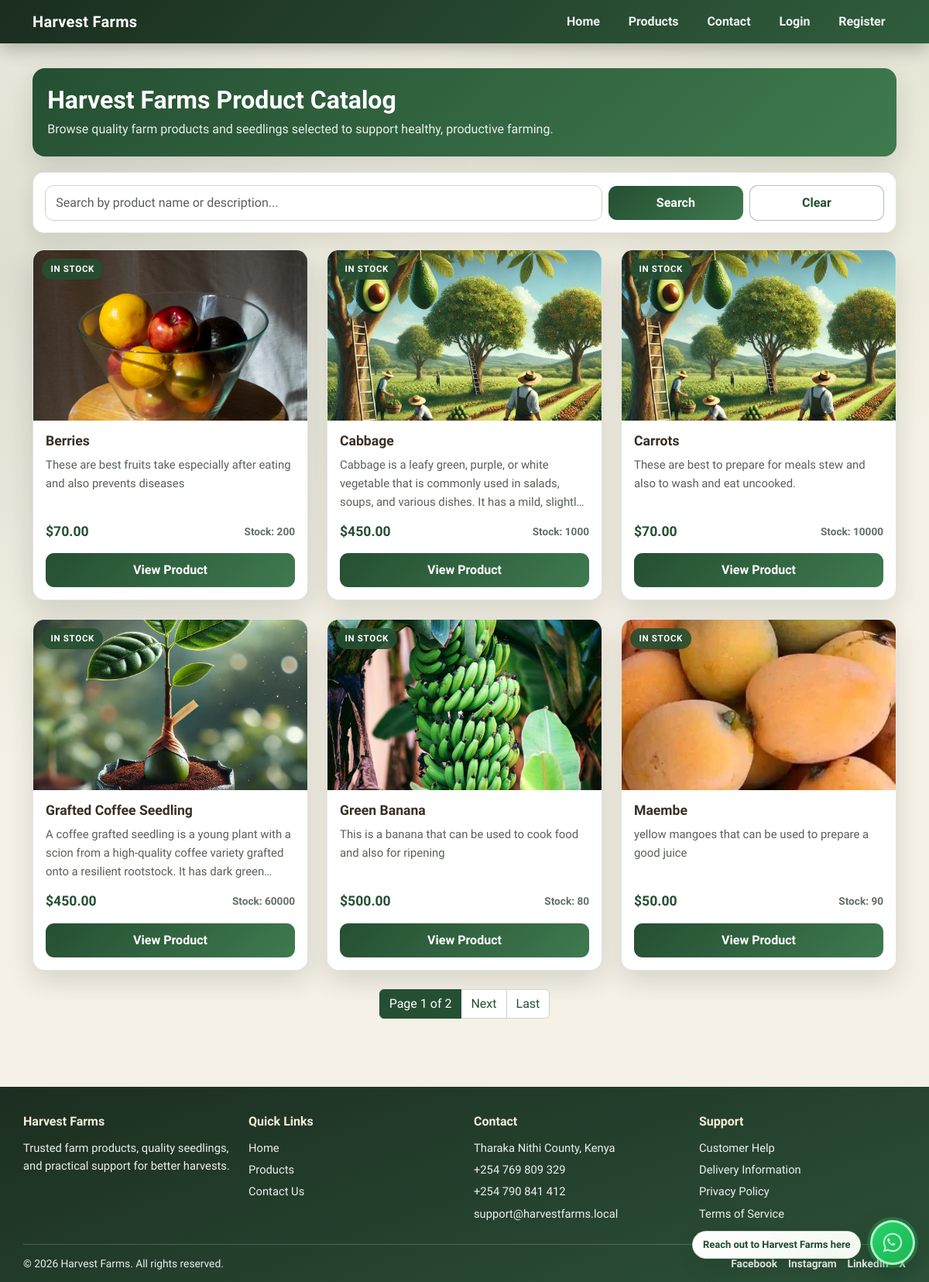
The app's page /shop/ with its own data.
### shop/models.py (models this page shows, shortened)
class Product(models.Model):
    name = models.CharField(max_length=200)
    slug = models.SlugField(unique=True ,blank=True)
    description = models.TextField()
    price = models.DecimalField(max_digits=10, decimal_places=2)
    stock = models.PositiveIntegerField(default=0)
    image = models.ImageField(upload_to="products_image/", blank=True, null=True)
    class Meta:
        ordering = ['name']

### shop/views.py (the view)
# urls.py: path('', views.product_list, name='product_list'),  # List products
def product_list(request, category_slug=None):
    category = None
    categories = Category.objects.all()
    products = Product.objects.all()
    search_query = request.GET.get('q', '').strip()
    if category_slug:
        category = get_object_or_404(Category, slug=category_slug)
        products = products.filter(category=category)
    if search_query:
        terms = [term for term in search_query.split() if term]
        search_filter = Q(name__icontains=search_query) | Q(description__icontains=search_query)
        for term in terms:
            search_filter |= Q(name__icontains=term) | Q(description__icontains=term)
        products = products.filter(search_filter).distinct()
    paginator = Paginator(products, 6)
    page_number = request.GET.get('page')
    page_obj = paginator.get_page(page_number)
    return render(request, 'shop/product_list.html', {
        'category': category,
        'categories': categories,
        'products': page_obj.object_list,
        'page_obj': page_obj,
        'search_query': search_query,
    })

### cart/context_processors.py (called while the page is built)
def cart_item_count(request):
    cart = request.session.get('cart', {})
    count = sum(cart.values()) if isinstance(cart, dict) else 0
    return {'cart_item_count': count}

### shop/templates/shop/product_list.html (shortened to what this page needs)
{% load static %}
<!DOCTYPE html>
<html lang="en">
<head>
    <link href="https://cdn.jsdelivr.net/npm/bootstrap@5.3.0/dist/css/bootstrap.min.css" rel="stylesheet">
</head>
<body>
    {% include 'partials/navbar.html' %}
    <main class="products-wrap">
        <div class="container">
            <section class="hero-strip">
                <h1>Harvest Farms Product Catalog</h1>
                <p>Browse quality farm products and seedlings selected to support healthy, productive farming.</p>
            </section>
            <section class="search-card">
                <form method="get" action="{% url 'shop:product_list' %}">
                    <div class="row g-2 align-items-center">
                        <div class="col-md-8">
                            <input
                                type="text"
                                name="q"
                                class="form-control search-input"
                                placeholder="Search by product name or description..."
                                value="{{ search_query }}">
                        </div>
                        <div class="col-md-2 d-grid">
                            <button type="submit" class="btn btn-search">Search</button>
                        </div>
                        <div class="col-md-2 d-grid">
                            <a href="{% url 'shop:product_list' %}" class="btn-clear">Clear</a>
                        </div>
                    </div>
                </form>
            </section>
            {% if products %}
                <div class="row g-4">
                    {% for product in products %}
                        <div class="col-sm-6 col-lg-4">
                            <article class="product-card">
                                <div class="image-wrap">
                                    {% if product.stock > 0 %}
                                        <span class="stock-chip">In Stock</span>
                                    {% else %}
                                        <span class="stock-chip out">Sold Out</span>
                                    {% endif %}
                                    {% if product.image %}
                                        <img src="{{ product.image.url }}" alt="{{ product.name }}" class="product-image" onerror="this.onerror=null;this.src='{% static 'core/images/homepicture.jpg' %}';">
                                    {% else %}
                                        <img src="{% static 'core/images/homepicture.jpg' %}" alt="No image available" class="product-image">
                                    {% endif %}
                                </div>
                                <div class="card-body">
                                    <h2 class="product-name">{{ product.name }}</h2>
                                    <p class="product-desc">{{ product.description }}</p>
                                    <div class="meta-row">
                                        <span class="price">${{ product.price }}</span>
                                        <span class="stock">Stock: {{ product.stock }}</span>
                                    </div>
                                    {% if product.slug %}
                                        <a href="{% url 'shop:product_detail' slug=product.slug %}" class="btn-detail">View Product</a>
                                    {% else %}
                                        <span class="text-muted small">Details not available.</span>
                                    {% endif %}
                                </div>
                            </article>
                        </div>
                    {% endfor %}
                </div>
            {% else %}
                <section class="empty-state">
                    <h2 class="h5 mb-2">No Products Available Yet</h2>
                    <p class="mb-0">Products will appear here once added to the catalog.</p>
                </section>
            {% endif %}
            {% if page_obj.paginator.num_pages > 1 %}
                <nav class="pagination-wrap" aria-label="Products pagination">
                    <ul class="pagination mb-0">
                        <li class="page-item active">
                            <span class="page-link">Page {{ page_obj.number }} of {{ page_obj.paginator.num_pages }}</span>
                        </li>
                        {% if page_obj.has_next %}
                            <li class="page-item">
                                <a class="page-link" href="?page={{ page_obj.next_page_number }}{% if search_query %}&q={{ search_query|urlencode }}{% endif %}">Next</a>
                            </li>
                            <li class="page-item">
                                <a class="page-link" href="?page={{ page_obj.paginator.num_pages }}{% if search_query %}&q={{ search_query|urlencode }}{% endif %}">Last</a>
                            </li>
                        {% endif %}
                    </ul>
                </nav>
            {% endif %}
        </div>
    </main>
    {% include 'partials/footer.html' %}
</body>
</html>

### templates/partials/navbar.html (shortened to what this page needs)
<header>
    <nav class="navbar navbar-expand-lg hf-site-nav navbar-dark">
        <div class="container">
            <a class="navbar-brand" href="{% url 'home' %}">Harvest Farms</a>
            <div class="collapse navbar-collapse" id="mainNavShared">
                <ul class="navbar-nav ms-auto align-items-lg-center gap-lg-2">
                    <li class="nav-item"><a class="nav-link" href="{% url 'home' %}">Home</a></li>
                    <li class="nav-item"><a class="nav-link" href="{% url 'shop:product_list' %}">Products</a></li>
                    <li class="nav-item"><a class="nav-link" href="{% url 'contact:contact_form' %}">Contact</a></li>
                    {% if user.is_authenticated %}
                        {% if user.is_superuser %}
                            <li class="nav-item"><a class="nav-link" href="{% url 'shop:add_product' %}">Add Product</a></li>
                            <li class="nav-item"><a class="nav-link" href="/admin/">Admin</a></li>
                        {% endif %}
                        <li class="nav-item"><a class="nav-link" href="{% url 'accounts:logout' %}">Logout</a></li>
                    {% else %}
                        <li class="nav-item"><a class="nav-link" href="{% url 'accounts:login' %}">Login</a></li>
                        <li class="nav-item"><a class="nav-link" href="{% url 'accounts:register' %}">Register</a></li>
                    {% endif %}
                </ul>
            </div>
        </div>
    </nav>
</header>
{% include 'partials/whatsapp_float.html' %}

### templates/partials/whatsapp_float.html (shortened to what this page needs)
<span class="hf-whatsapp-ping" aria-hidden="true"></span>
<span class="hf-whatsapp-label">Reach out to Harvest Farms here</span>
<a
    href="https://wa.me/254769809329?text=Reach%20out%20to%20Harvest%20Farms%20here"
    class="hf-whatsapp-float"
    target="_blank"
    rel="noopener noreferrer"
    aria-label="Chat with Harvest Farms on WhatsApp"
    title="Chat on WhatsApp">
</a>

### templates/partials/footer.html (shortened to what this page needs)
<footer class="hf-footer">
    <div class="container footer-top">
        <div class="row g-4">
            <div class="col-md-6 col-lg-3">
                <h5>Harvest Farms</h5>
                <p>Trusted farm products, quality seedlings, and practical support for better harvests.</p>
            </div>
            <div class="col-md-6 col-lg-3">
                <h5>Quick Links</h5>
                <ul>
                    <li><a href="{% url 'home' %}">Home</a></li>
                    <li><a href="{% url 'shop:product_list' %}">Products</a></li>
                    <li><a href="{% url 'contact:contact_form' %}">Contact Us</a></li>
                </ul>
            </div>
            <div class="col-md-6 col-lg-3">
                <h5>Contact</h5>
                <ul>
                    <li>Tharaka Nithi County, Kenya</li>
                    <li><a href="tel:+254769809329">+254 769 809 329</a></li>
                    <li><a href="tel:+254790841412">+254 790 841 412</a></li>
                    <li><a href="mailto:support@harvestfarms.local">support@harvestfarms.local</a></li>
                </ul>
            </div>
            <div class="col-md-6 col-lg-3">
                <h5>Support</h5>
                <ul>
                    <li><a href="{% url 'contact:contact_form' %}">Customer Help</a></li>
                    <li><a href="#">Delivery Information</a></li>
                    <li><a href="#">Privacy Policy</a></li>
                    <li><a href="#">Terms of Service</a></li>
                </ul>
            </div>
        </div>
    </div>
    <div class="container footer-bottom">
        <div class="d-md-flex justify-content-between align-items-center text-center text-md-start">
            <span>&copy; {% now "Y" %} Harvest Farms. All rights reserved.</span>
            <div class="social-links mt-2 mt-md-0">
                <a href="https://www.facebook.com" target="_blank" rel="noopener noreferrer">Facebook</a>
                <a href="https://www.instagram.com" target="_blank" rel="noopener noreferrer">Instagram</a>
                <a href="https://www.linkedin.com" target="_blank" rel="noopener noreferrer">LinkedIn</a>
                <a href="https://x.com" target="_blank" rel="noopener noreferrer">X</a>
            </div>
        </div>
    </div>
</footer>

### shop/templates/shop/product_list.html (style rules this page uses)
:root { --soil: #3a2e24; --leaf-dark: #254f32; --leaf: #3f7a4f; --leaf-soft: #7ea26f; --cream: #f6f1e6; --text: #2f352f; --card-shadow: 0 14px 34px rgba(24, 39, 28, 0.14); }
body { margin: 0; font-family: "Plus Jakarta Sans", sans-serif; color: var(--text); background: radial-gradient(circle at 92% -10%, rgba(126, 162, 111, 0.2), transparent 35%), radial-gradient(circle at 0% 22%, rgba(37, 79, 50, 0.12), transparent 36%), var(--cream); }
.products-wrap { padding: 2rem 0 3rem; }
.hero-strip { border-radius: 1rem; padding: 1.4rem 1.2rem; background: linear-gradient(140deg, var(--leaf-dark), var(--leaf)); color: #fff; box-shadow: var(--card-shadow); margin-bottom: 1.3rem; }
.hero-strip h1 { margin: 0 0 0.4rem; font-size: clamp(1.45rem, 3vw, 2rem); font-weight: 800; }
.hero-strip p { margin: 0; color: rgba(255, 255, 255, 0.9); }
.search-card { border-radius: 0.9rem; border: 1px solid rgba(37, 79, 50, 0.15); background: #fff; box-shadow: 0 10px 24px rgba(22, 37, 27, 0.1); padding: 0.95rem; margin-bottom: 1.3rem; }
.search-input { border-radius: 0.7rem; border: 1px solid #c9d5c7; padding: 0.64rem 0.82rem; }
.btn-search { border: 0; border-radius: 0.68rem; padding: 0.64rem 0.9rem; color: #fff; font-weight: 700; background: linear-gradient(135deg, var(--leaf-dark), var(--leaf)); }
.btn-clear { border: 1px solid rgba(37, 79, 50, 0.35); border-radius: 0.68rem; padding: 0.64rem 0.9rem; color: var(--leaf-dark); font-weight: 700; background: #fff; text-decoration: none; text-align: center; }
.pagination-wrap { margin-top: 1.5rem; display: flex; justify-content: center; }
.pagination .page-link { color: var(--leaf-dark); border-color: #c9d5c7; }
.pagination .page-item.active .page-link { background-color: var(--leaf-dark); border-color: var(--leaf-dark); color: #fff; }
.product-card { border: 1px solid rgba(37, 79, 50, 0.14); border-radius: 0.95rem; overflow: hidden; background: #fff; box-shadow: var(--card-shadow); height: 100%; display: flex; flex-direction: column; transition: transform 0.2s ease, box-shadow 0.2s ease; }
.image-wrap { position: relative; background: linear-gradient(145deg, #deead7, #f2ead9); }
.product-image { width: 100%; height: 220px; object-fit: cover; display: block; }
.stock-chip { position: absolute; top: 0.7rem; left: 0.7rem; border-radius: 999px; padding: 0.3rem 0.7rem; font-size: 0.72rem; font-weight: 700; text-transform: uppercase; letter-spacing: 0.06em; color: #fff; background: rgba(37, 79, 50, 0.9); }
.card-body { display: flex; flex-direction: column; gap: 0.55rem; padding: 1rem; }
.product-name { margin: 0; font-size: 1.1rem; color: var(--soil); font-weight: 800; }
.product-desc { margin: 0; font-size: 0.93rem; color: #556256; line-height: 1.6; display: -webkit-box; -webkit-line-clamp: 3; -webkit-box-orient: vertical; overflow: hidden; min-height: 4.5rem; }
.meta-row { display: flex; justify-content: space-between; align-items: center; margin-top: 0.2rem; }
.price { font-size: 1.1rem; font-weight: 800; color: var(--leaf-dark); }
.stock { font-size: 0.85rem; color: #607063; font-weight: 600; }
.btn-detail { margin-top: 0.4rem; border: 0; border-radius: 0.68rem; padding: 0.62rem 0.85rem; color: #fff; font-weight: 700; text-align: center; text-decoration: none; background: linear-gradient(135deg, var(--leaf-dark), var(--leaf)); }

### templates/partials/navbar.html (style rules this page uses)
.hf-site-nav { background: linear-gradient(135deg, #1b2d1f, #2f5d3c); box-shadow: 0 8px 24px rgba(0, 0, 0, 0.24); }
.hf-site-nav .navbar-brand { font-weight: 800; color: #fff; letter-spacing: 0.3px; }
.hf-site-nav .navbar-nav .nav-link { background-color: transparent !important; color: rgba(255, 255, 255, 0.92) !important; font-weight: 600; border-radius: 999px; padding: 0.45rem 0.9rem !important; transition: background-color 0.2s ease; }

### templates/partials/footer.html (style rules this page uses)
.hf-footer { margin-top: 2.5rem; background: linear-gradient(160deg, #1c2e21, #2c5138); color: rgba(255, 255, 255, 0.92); }
.hf-footer .footer-top { padding: 2.2rem 0 1.4rem; }
.hf-footer h5 { font-size: 1rem; font-weight: 800; margin-bottom: 0.85rem; color: #f4edd8; }
.hf-footer p, .hf-footer li { font-size: 0.92rem; line-height: 1.6; margin-bottom: 0.3rem; }
.hf-footer ul { list-style: none; margin: 0; padding: 0; }
.hf-footer a { color: rgba(255, 255, 255, 0.92); text-decoration: none; }
.hf-footer .footer-bottom { border-top: 1px solid rgba(255, 255, 255, 0.2); padding: 0.85rem 0; font-size: 0.86rem; }
.hf-footer .social-links a { display: inline-block; margin-left: 0.65rem; font-weight: 600; }

### records on screen
Product: shows "IN STOCK", image (picture), name "Berries", description "These are best fruits take especially after eating and also prevents diseases", price "70.00", stock "200", slug "View Product"
Product: shows "IN STOCK", name "Cabbage", description "Cabbage is a leafy green, purple, or white vegetable that is commonly used in salads, soups, and various dishes. It has a mild,…", price "450.00", stock "1000", slug "View Product"
Product: shows "IN STOCK", shows a picture, name "Carrots", description "These are best to prepare for meals stew and also to wash and eat uncooked.", price "70.00", stock "10000", slug "View Product"
Product: shows "IN STOCK", image (picture), name "Grafted Coffee Seedling", description "A coffee grafted seedling is a young plant with a scion from a high-quality coffee variety grafted onto a resilient rootstock. It has dark…", price "450.00", stock "60000", shows "View Product"
Product: shows "IN STOCK", image (picture), name "Green Banana", description "This is a banana that can be used to cook food and also for ripening", price "500.00", stock "80", slug "View Product"
Product: shows "IN STOCK", image (picture), name "Maembe", description "yellow mangoes that can be used to prepare a good juice", price "50.00", stock "90", slug "View Product"

### other values on screen
{{ page_obj.number }} "1"
{{ page_obj.paginator.num_pages }} "2"
